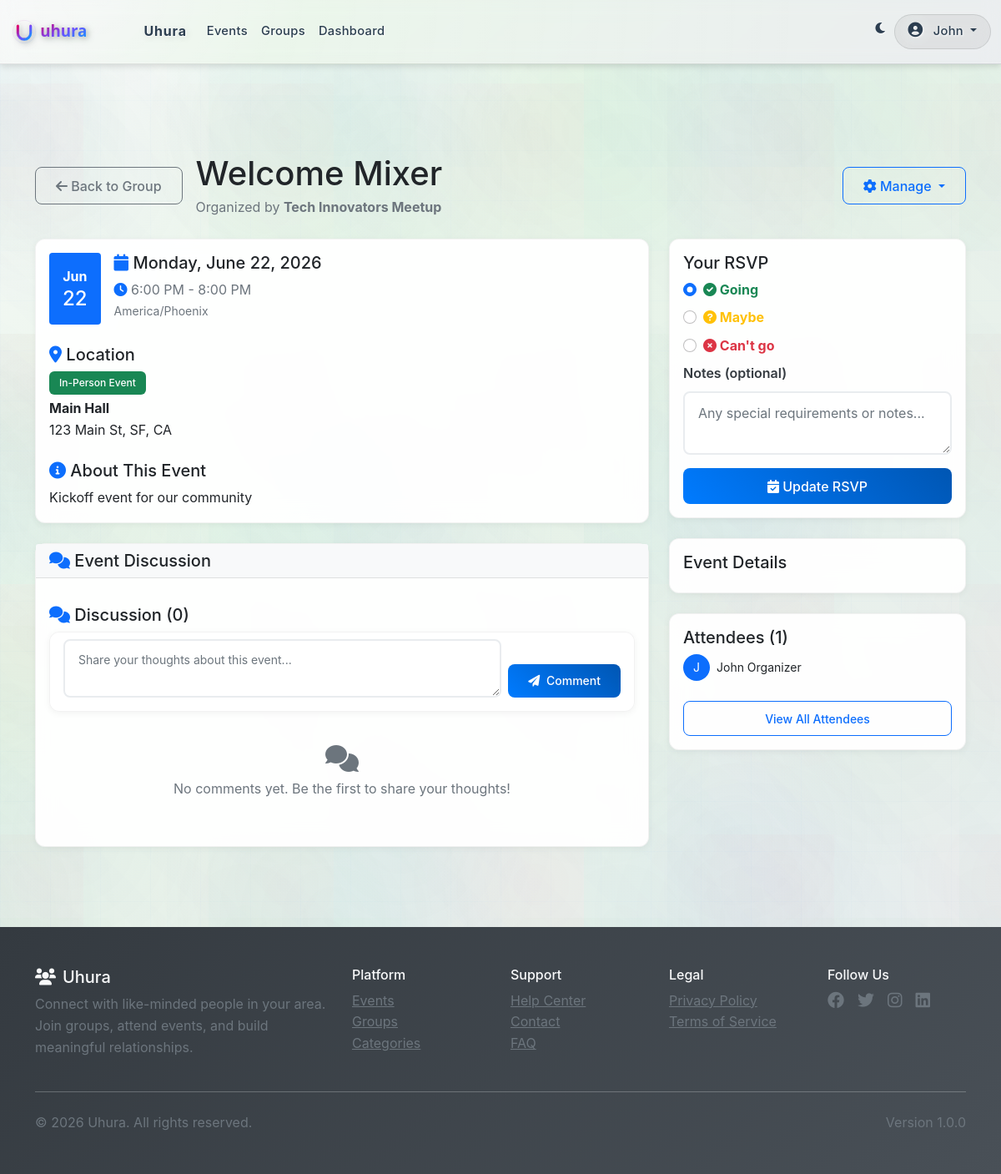
The page /event-detail.php?slug=welcome-mixer (signed in) on the database its author committed.
### tables this page shows
CREATE TABLE IF NOT EXISTS `users` (
  `id` INT UNSIGNED NOT NULL AUTO_INCREMENT,
  `username` VARCHAR(50) NOT NULL UNIQUE,
  `email` VARCHAR(255) NOT NULL UNIQUE,
  `password_hash` VARCHAR(255) NOT NULL,
  `first_name` VARCHAR(100) NOT NULL,
  `last_name` VARCHAR(100) NOT NULL,
  `phone` VARCHAR(20) NULL,
  `bio` TEXT NULL,
  `profile_image` VARCHAR(255) NULL,
  `role` ENUM('member','organizer','admin','super_admin') DEFAULT 'member',
  `status` TINYINT NOT NULL DEFAULT 1 COMMENT '1=active,0=inactive,2=pending,3=suspended',
  `membership_expires_at` DATETIME NULL,
  `membership_paid` TINYINT(1) NOT NULL DEFAULT 0,
  `points` INT NOT NULL DEFAULT 0,
  `last_login` DATETIME NULL,
  `login_attempts` INT NOT NULL DEFAULT 0,
  `locked_until` DATETIME NULL,
  `email_verified` TINYINT(1) NOT NULL DEFAULT 0,
  `email_verification_token` VARCHAR(255) NULL,
  `password_reset_token` VARCHAR(255) NULL,
  `password_reset_expires` DATETIME NULL,
  `created_at` TIMESTAMP NULL DEFAULT CURRENT_TIMESTAMP,
  `updated_at` TIMESTAMP NULL DEFAULT CURRENT_TIMESTAMP ON UPDATE CURRENT_TIMESTAMP,
  PRIMARY KEY (`id`),
  KEY `idx_users_email` (`email`),
  KEY `idx_users_username` (`username`),
  KEY `idx_users_status` (`status`)
);

CREATE TABLE IF NOT EXISTS `events` (
  `id` INT UNSIGNED NOT NULL AUTO_INCREMENT,
  `title` VARCHAR(255) NOT NULL,
  `slug` VARCHAR(255) NOT NULL UNIQUE,
  `description` TEXT NULL,
  `group_id` INT UNSIGNED NOT NULL,
  `created_by` INT UNSIGNED NOT NULL,
  `event_date` DATE NOT NULL,
  `start_time` TIME NOT NULL,
  `end_time` TIME NULL,
  `timezone` VARCHAR(64) NOT NULL DEFAULT 'UTC',
  `location_type` ENUM('in_person','online','hybrid') NOT NULL DEFAULT 'in_person',
  `venue_name` VARCHAR(255) NULL,
  `venue_address` VARCHAR(500) NULL,
  `online_link` VARCHAR(500) NULL,
  `max_attendees` INT NULL,
  `registration_deadline` DATETIME NULL,
  `price` DECIMAL(10,2) NOT NULL DEFAULT 0.00,
  `currency` VARCHAR(3) NOT NULL DEFAULT 'USD',
  `cover_image` VARCHAR(255) NULL,
  `tags` JSON NULL,
  `requirements` TEXT NULL,
  `status` ENUM('draft','published','cancelled','completed') NOT NULL DEFAULT 'draft',
  `created_at` TIMESTAMP NULL DEFAULT CURRENT_TIMESTAMP,
  `updated_at` TIMESTAMP NULL DEFAULT CURRENT_TIMESTAMP ON UPDATE CURRENT_TIMESTAMP,
  PRIMARY KEY (`id`),
  KEY `idx_events_slug` (`slug`),
  KEY `idx_events_group` (`group_id`),
  KEY `idx_events_date_time` (`event_date`,`start_time`),
  CONSTRAINT `fk_events_group` FOREIGN KEY (`group_id`) REFERENCES `groups`(`id`) ON DELETE CASCADE,
  CONSTRAINT `fk_events_creator` FOREIGN KEY (`created_by`) REFERENCES `users`(`id`) ON DELETE CASCADE
);

CREATE TABLE IF NOT EXISTS `groups` (
  `id` INT UNSIGNED NOT NULL AUTO_INCREMENT,
  `name` VARCHAR(255) NOT NULL,
  `slug` VARCHAR(255) NOT NULL UNIQUE,
  `description` TEXT NULL,
  `image` VARCHAR(255) NULL,
  `privacy` ENUM('public','private','secret') NOT NULL DEFAULT 'public',
  `category_id` INT UNSIGNED NULL,
  `location_city` VARCHAR(100) NULL,
  `location_state` VARCHAR(100) NULL,
  `location_country` VARCHAR(100) NULL,
  `latitude` DECIMAL(10,8) NULL,
  `longitude` DECIMAL(11,8) NULL,
  `member_count` INT NOT NULL DEFAULT 0,
  `created_by` INT UNSIGNED NOT NULL,
  `status` TINYINT NOT NULL DEFAULT 1,
  `created_at` TIMESTAMP NULL DEFAULT CURRENT_TIMESTAMP,
  `updated_at` TIMESTAMP NULL DEFAULT CURRENT_TIMESTAMP ON UPDATE CURRENT_TIMESTAMP,
  PRIMARY KEY (`id`),
  KEY `idx_groups_slug` (`slug`),
  KEY `idx_groups_created_by` (`created_by`),
  CONSTRAINT `fk_groups_category` FOREIGN KEY (`category_id`) REFERENCES `categories`(`id`) ON DELETE SET NULL,
  CONSTRAINT `fk_groups_created_by` FOREIGN KEY (`created_by`) REFERENCES `users`(`id`) ON DELETE CASCADE
);

CREATE TABLE IF NOT EXISTS `event_attendees` (
  `id` INT UNSIGNED NOT NULL AUTO_INCREMENT,
  `event_id` INT UNSIGNED NOT NULL,
  `user_id` INT UNSIGNED NOT NULL,
  `status` ENUM('going','maybe','not_going','waitlist') NOT NULL DEFAULT 'going',
  `notes` TEXT NULL,
  `registered_at` TIMESTAMP NULL DEFAULT CURRENT_TIMESTAMP,
  PRIMARY KEY (`id`),
  UNIQUE KEY `uq_event_user` (`event_id`,`user_id`),
  KEY `idx_event_attendees_user` (`user_id`),
  CONSTRAINT `fk_event_attendees_event` FOREIGN KEY (`event_id`) REFERENCES `events`(`id`) ON DELETE CASCADE,
  CONSTRAINT `fk_event_attendees_user` FOREIGN KEY (`user_id`) REFERENCES `users`(`id`) ON DELETE CASCADE
);

### event-detail.php (the view, shortened to what the rows shown need)
<?php
require_once ROOT_PATH . '/src/helpers/functions.php';
require_once ROOT_PATH . '/src/models/Event.php';
require_once ROOT_PATH . '/src/models/User.php';
$eventModel = new Event();
$userModel  = new User();
$slug = $_GET['slug'] ?? '';
$event = $eventModel->getBySlug($slug);
$userId            = $_SESSION['user_id'] ?? null;
$userHasMembership = $userId ? $userModel->hasMembership($userId) : false;
$userRsvp          = $userId ? $eventModel->getUserRSVP($event['id'], $userId) : null;
$dt  = new DateTime("{$event['event_date']} {$event['start_time']}");
$attendees = $eventModel->getAttendees($event['id'], 'going');
$pageTitle = htmlspecialchars($event['title']);
require_once __DIR__ . '/src/views/layouts/header.php';
?>
<div class="container mt-4">
    <div class="d-flex align-items-center mb-4">
        <div class="flex-grow-1">
            <h1 class="mb-1"><?= $pageTitle ?></h1>
            <p class="text-muted mb-0">Organized by <strong><?= htmlspecialchars($event['group_name']) ?></strong></p>
        </div>
    </div>
    <div class="row">
        <div class="col-lg-8">
            <div class="card shadow-sm mb-4">
                <div class="card-body">
                    <div class="d-flex mb-4">
                        <div class="p-3 text-white bg-primary rounded text-center me-3">
                            <div class="fw-bold"><?= $dt->format('M') ?></div>
                            <div class="h4 mb-0"><?= $dt->format('d') ?></div>
                        </div>
                        <div>
                            <h5><i class="fas fa-calendar text-primary"></i> <?= $dt->format('l, F j, Y') ?></h5>
                            <p class="text-muted mb-0">
                                <i class="fas fa-clock text-primary"></i>
                                <?= date('g:i A', strtotime($event['start_time'])) ?>
                                <?= $event['end_time'] ? ' - ' . date('g:i A', strtotime($event['end_time'])) : '' ?>
                            </p>
                            <small class="text-muted"><?= htmlspecialchars($event['timezone'] ?? 'America/Phoenix') ?></small>
                        </div>
                    </div>
                    <h5 class="mb-2"><i class="fas fa-map-marker-alt text-primary"></i> Location</h5>
                    <?php
                        $locType = $event['location_type'];
                        $venue   = htmlspecialchars($event['venue_name'] ?? '');
                        $addr    = htmlspecialchars($event['venue_address'] ?? '');
                        $link    = htmlspecialchars($event['online_link'] ?? '');
                    ?>
                    <?php if ($locType === 'online'): ?>
                        <p class="mb-1"><span class="badge bg-info">Online Event</span></p>
                        <?php if ($link && $userRsvp && $userRsvp['status'] === 'going'): ?>
                            <a href="<?= $link ?>" class="btn btn-sm btn-outline-primary" target="_blank"><i class="fas fa-video"></i> Join Online</a>
                        <?php elseif ($link): ?>
                            <p class="text-muted"><i class="fas fa-lock"></i> Online link available to confirmed attendees</p>
                        <?php endif; ?>
                    <?php else: ?>
                        <p class="mb-1"><span class="badge bg-success">In-Person Event</span></p>
                        <p class="mb-0"><strong><?= $venue ?></strong><br><?= $addr ?></p>
                    <?php endif; ?>
                    <?php if (!empty($event['description'])): ?>
                        <div class="mt-4">
                            <h5 class="mb-2"><i class="fas fa-info-circle text-primary"></i> About This Event</h5>
                            <div class="event-description"><?= nl2br(htmlspecialchars($event['description'])) ?></div>
                        </div>
                    <?php endif; ?>
                </div>
            </div>
        </div>
        <div class="col-lg-4">
            <?php if (!empty($attendees)): ?>
                <div class="card shadow-sm">
                    <div class="card-body">
                        <?php foreach (array_slice($attendees, 0, 10) as $a): ?>
                            <div class="d-flex align-items-center mb-2">
                                <div class="bg-primary text-white rounded-circle d-flex align-items-center justify-content-center me-2"
                                     style="width:32px;height:32px;font-size:14px;">
                                    <?= strtoupper(substr($a['name'], 0, 1)) ?>
                                </div>
                                <span class="small"><?= htmlspecialchars($a['name']) ?></span>
                            </div>
                        <?php endforeach; ?>
                    </div>
                </div>
            <?php endif; ?>
        </div>
    </div>
</div>
<?php require_once __DIR__ . '/src/views/layouts/footer.php'; ?>

### src/views/layouts/header.php (shortened to what the rows shown need)
<!DOCTYPE html>
<html lang="en">
<head>
    <link href="https://cdn.jsdelivr.net/npm/bootstrap@5.1.3/dist/css/bootstrap.min.css" rel="stylesheet">
    <link href="https://cdnjs.cloudflare.com/ajax/libs/font-awesome/6.0.0/css/all.min.css" rel="stylesheet">
    <?php if (file_exists(ROOT_PATH . '/assets/css/clean-style.css')): ?>
        <link href="assets/css/clean-style.css" rel="stylesheet">
    <?php endif; ?>
    <link href="<?php echo BASE_URL; ?>/assets/css/header-responsive.css" rel="stylesheet">
</head>
<body>
    <nav class="fixed-top navbar navbar-expand-lg navbar-dark bg-primary">
        <div class="container">
            <div class="collapse navbar-collapse" id="navbarNav">
                <ul class="navbar-nav">
                    <?php if (isLoggedIn()): ?>
                        <?php $currentUser = getCurrentUser(); ?>
                        <?php $navbarFirstName = getUserFirstName($currentUser); ?>
                        <li class="nav-item dropdown">
                            <a class="nav-link dropdown-toggle" href="#" id="navbarDropdown" role="button" data-bs-toggle="dropdown" aria-expanded="false">
                                <i class="fas fa-user-circle me-1"></i>
                                <?php echo htmlspecialchars($navbarFirstName); ?>
                            </a>
                        </li>
                    <?php endif; ?>
                </ul>
            </div>
        </div>
    </nav>
    <main class="py-4" style="padding-top: 80px !important;">

### rows shown on the page
users: first_name "John"
events: title "Welcome Mixer", group.name "Tech Innovators Meetup", $dt->format('M') "Jun", $dt->format('d') "22", $dt->format('l, F j, Y') "Monday, June 22, 2026", start_time "6:00 PM", end_time "8:00 PM", timezone "America/Phoenix", venue_name "Main Hall", venue_address "123 Main St, SF, CA", description "Kickoff event for our community"
event_attendees: name "J", name "John Organizer"

### other values the page prints
APP_NAME "Uhura"
$commentCount "0"
$submitText "Comment"
str_replace('_',' ',$val) "Going"
str_replace('_',' ',$val) "Maybe"
count($attendees) "1"
APP_VERSION "1.0.0"
